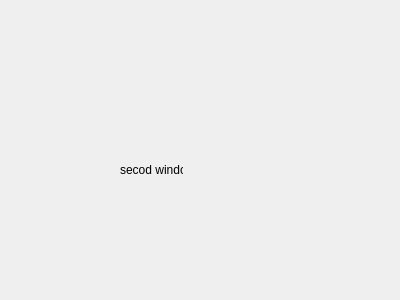
<?xml version="1.0" encoding="UTF-8"?>
<ui version="4.0">
 <class>Dialog</class>
 <widget class="QDialog" name="Dialog">
  <property name="geometry">
   <rect>
    <x>0</x>
    <y>0</y>
    <width>400</width>
    <height>300</height>
   </rect>
  </property>
  <property name="windowTitle">
   <string>Dialog</string>
  </property>
  <widget class="QLabel" name="label">
   <property name="geometry">
    <rect>
     <x>120</x>
     <y>160</y>
     <width>63</width>
     <height>20</height>
    </rect>
   </property>
   <property name="text">
    <string>secod window</string>
   </property>
  </widget>
 </widget>
 <resources/>
 <connections/>
</ui>
